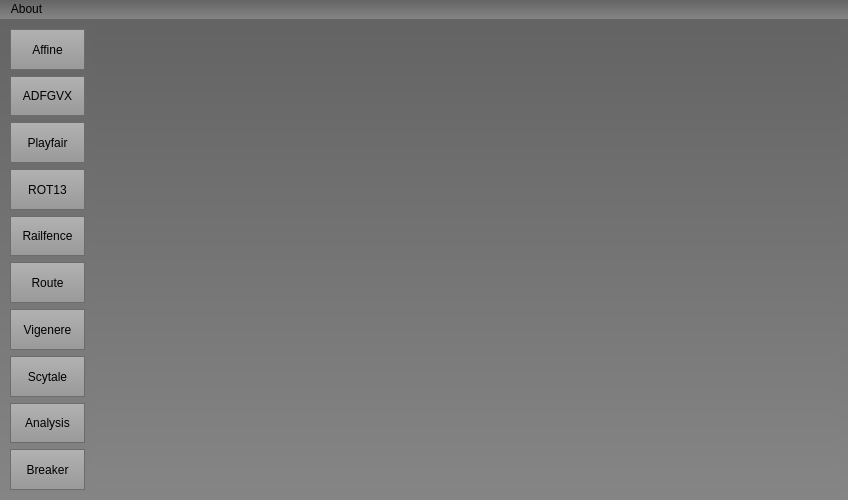
<?xml version="1.0" encoding="UTF-8"?>
<ui version="4.0">
 <class>MainWindow</class>
 <widget class="QMainWindow" name="MainWindow">
  <property name="geometry">
   <rect>
    <x>0</x>
    <y>0</y>
    <width>848</width>
    <height>500</height>
   </rect>
  </property>
  <property name="minimumSize">
   <size>
    <width>500</width>
    <height>500</height>
   </size>
  </property>
  <property name="windowTitle">
   <string>Classical Ciphers Cryptanalysis Tool</string>
  </property>
  <property name="styleSheet">
   <string notr="true">background-color: qlineargradient(spread:reflect, x1:0.573682, y1:0, x2:0.574364, y2:1, stop:0 rgba(100, 100, 100, 255), stop:1 rgba(133, 133, 133, 255));
</string>
  </property>
  <widget class="QWidget" name="centralwidget">
   <layout class="QHBoxLayout" name="horizontalLayout">
    <item>
     <layout class="QVBoxLayout" name="verticalLayout">
      <property name="sizeConstraint">
       <enum>QLayout::SetDefaultConstraint</enum>
      </property>
      <property name="leftMargin">
       <number>1</number>
      </property>
      <property name="topMargin">
       <number>1</number>
      </property>
      <property name="rightMargin">
       <number>2</number>
      </property>
      <property name="bottomMargin">
       <number>1</number>
      </property>
      <item>
       <widget class="QPushButton" name="affineBtn">
        <property name="enabled">
         <bool>true</bool>
        </property>
        <property name="sizePolicy">
         <sizepolicy hsizetype="Preferred" vsizetype="Preferred">
          <horstretch>0</horstretch>
          <verstretch>0</verstretch>
         </sizepolicy>
        </property>
        <property name="minimumSize">
         <size>
          <width>75</width>
          <height>0</height>
         </size>
        </property>
        <property name="baseSize">
         <size>
          <width>500</width>
          <height>100</height>
         </size>
        </property>
        <property name="focusPolicy">
         <enum>Qt::StrongFocus</enum>
        </property>
        <property name="styleSheet">
         <string notr="true">QPushButton {
  qproperty-alignment: 'AlignVCenter | AlignRight';
  border: 1px solid gray;
	background-color: qlineargradient(spread:reflect, x1:0.573682, y1:0, x2:0.574364, y2:1, stop:0 rgba(178, 178, 178, 255), stop:1 rgba(153, 153, 153, 255));
	
	border-color: rgb(108, 108, 108);
}
QPushButton:pressed{
background-color: rgb(130, 130, 130);
/*background-color: qlineargradient(spread:reflect, x1:0.573682, y1:0, x2:0.574364, y2:1, stop:0 rgba(188, 188, 188, 255), stop:1 rgba(130, 130, 130, 255));*/
}

</string>
        </property>
        <property name="text">
         <string>Affine</string>
        </property>
       </widget>
      </item>
      <item>
       <widget class="QPushButton" name="adfgvxBtn">
        <property name="enabled">
         <bool>true</bool>
        </property>
        <property name="sizePolicy">
         <sizepolicy hsizetype="Preferred" vsizetype="Preferred">
          <horstretch>0</horstretch>
          <verstretch>0</verstretch>
         </sizepolicy>
        </property>
        <property name="minimumSize">
         <size>
          <width>75</width>
          <height>0</height>
         </size>
        </property>
        <property name="baseSize">
         <size>
          <width>500</width>
          <height>100</height>
         </size>
        </property>
        <property name="focusPolicy">
         <enum>Qt::StrongFocus</enum>
        </property>
        <property name="styleSheet">
         <string notr="true">QPushButton {
  qproperty-alignment: 'AlignVCenter | AlignRight';
  border: 1px solid gray;
	background-color: qlineargradient(spread:reflect, x1:0.573682, y1:0, x2:0.574364, y2:1, stop:0 rgba(178, 178, 178, 255), stop:1 rgba(153, 153, 153, 255));
	
	border-color: rgb(108, 108, 108);
}
QPushButton:pressed{
background-color: rgb(130, 130, 130);
/*background-color: qlineargradient(spread:reflect, x1:0.573682, y1:0, x2:0.574364, y2:1, stop:0 rgba(188, 188, 188, 255), stop:1 rgba(130, 130, 130, 255));*/
}

</string>
        </property>
        <property name="text">
         <string>ADFGVX</string>
        </property>
       </widget>
      </item>
      <item>
       <widget class="QPushButton" name="playfairBtn">
        <property name="enabled">
         <bool>true</bool>
        </property>
        <property name="sizePolicy">
         <sizepolicy hsizetype="Preferred" vsizetype="Preferred">
          <horstretch>0</horstretch>
          <verstretch>0</verstretch>
         </sizepolicy>
        </property>
        <property name="minimumSize">
         <size>
          <width>75</width>
          <height>0</height>
         </size>
        </property>
        <property name="baseSize">
         <size>
          <width>500</width>
          <height>100</height>
         </size>
        </property>
        <property name="focusPolicy">
         <enum>Qt::StrongFocus</enum>
        </property>
        <property name="styleSheet">
         <string notr="true">QPushButton {
  qproperty-alignment: 'AlignVCenter | AlignRight';
  border: 1px solid gray;
	background-color: qlineargradient(spread:reflect, x1:0.573682, y1:0, x2:0.574364, y2:1, stop:0 rgba(178, 178, 178, 255), stop:1 rgba(153, 153, 153, 255));
	
	border-color: rgb(108, 108, 108);
}
QPushButton:pressed{
background-color: rgb(130, 130, 130);
/*background-color: qlineargradient(spread:reflect, x1:0.573682, y1:0, x2:0.574364, y2:1, stop:0 rgba(188, 188, 188, 255), stop:1 rgba(130, 130, 130, 255));*/
}

</string>
        </property>
        <property name="text">
         <string>Playfair</string>
        </property>
       </widget>
      </item>
      <item>
       <widget class="QPushButton" name="rot13Btn">
        <property name="enabled">
         <bool>true</bool>
        </property>
        <property name="sizePolicy">
         <sizepolicy hsizetype="Preferred" vsizetype="Preferred">
          <horstretch>0</horstretch>
          <verstretch>0</verstretch>
         </sizepolicy>
        </property>
        <property name="minimumSize">
         <size>
          <width>75</width>
          <height>0</height>
         </size>
        </property>
        <property name="baseSize">
         <size>
          <width>500</width>
          <height>100</height>
         </size>
        </property>
        <property name="focusPolicy">
         <enum>Qt::StrongFocus</enum>
        </property>
        <property name="styleSheet">
         <string notr="true">QPushButton {
  qproperty-alignment: 'AlignVCenter | AlignRight';
  border: 1px solid gray;
	background-color: qlineargradient(spread:reflect, x1:0.573682, y1:0, x2:0.574364, y2:1, stop:0 rgba(178, 178, 178, 255), stop:1 rgba(153, 153, 153, 255));
	
	border-color: rgb(108, 108, 108);
}
QPushButton:pressed{
background-color: rgb(130, 130, 130);
/*background-color: qlineargradient(spread:reflect, x1:0.573682, y1:0, x2:0.574364, y2:1, stop:0 rgba(188, 188, 188, 255), stop:1 rgba(130, 130, 130, 255));*/
}

</string>
        </property>
        <property name="text">
         <string>ROT13</string>
        </property>
       </widget>
      </item>
      <item>
       <widget class="QPushButton" name="railfenceBtn">
        <property name="enabled">
         <bool>true</bool>
        </property>
        <property name="sizePolicy">
         <sizepolicy hsizetype="Minimum" vsizetype="Preferred">
          <horstretch>0</horstretch>
          <verstretch>0</verstretch>
         </sizepolicy>
        </property>
        <property name="minimumSize">
         <size>
          <width>75</width>
          <height>0</height>
         </size>
        </property>
        <property name="baseSize">
         <size>
          <width>500</width>
          <height>100</height>
         </size>
        </property>
        <property name="focusPolicy">
         <enum>Qt::StrongFocus</enum>
        </property>
        <property name="styleSheet">
         <string notr="true">QPushButton {
  qproperty-alignment: 'AlignVCenter | AlignRight';
  border: 1px solid gray;
	background-color: qlineargradient(spread:reflect, x1:0.573682, y1:0, x2:0.574364, y2:1, stop:0 rgba(178, 178, 178, 255), stop:1 rgba(153, 153, 153, 255));
	
	border-color: rgb(108, 108, 108);
}
QPushButton:pressed{
background-color: rgb(130, 130, 130);
/*background-color: qlineargradient(spread:reflect, x1:0.573682, y1:0, x2:0.574364, y2:1, stop:0 rgba(188, 188, 188, 255), stop:1 rgba(130, 130, 130, 255));*/
}

</string>
        </property>
        <property name="text">
         <string>Railfence</string>
        </property>
       </widget>
      </item>
      <item>
       <widget class="QPushButton" name="routeBtn">
        <property name="enabled">
         <bool>true</bool>
        </property>
        <property name="sizePolicy">
         <sizepolicy hsizetype="Preferred" vsizetype="Preferred">
          <horstretch>0</horstretch>
          <verstretch>0</verstretch>
         </sizepolicy>
        </property>
        <property name="minimumSize">
         <size>
          <width>75</width>
          <height>0</height>
         </size>
        </property>
        <property name="baseSize">
         <size>
          <width>500</width>
          <height>100</height>
         </size>
        </property>
        <property name="focusPolicy">
         <enum>Qt::StrongFocus</enum>
        </property>
        <property name="styleSheet">
         <string notr="true">QPushButton {
  qproperty-alignment: 'AlignVCenter | AlignRight';
  border: 1px solid gray;
	background-color: qlineargradient(spread:reflect, x1:0.573682, y1:0, x2:0.574364, y2:1, stop:0 rgba(178, 178, 178, 255), stop:1 rgba(153, 153, 153, 255));
	
	border-color: rgb(108, 108, 108);
}
QPushButton:pressed{
background-color: rgb(130, 130, 130);
/*background-color: qlineargradient(spread:reflect, x1:0.573682, y1:0, x2:0.574364, y2:1, stop:0 rgba(188, 188, 188, 255), stop:1 rgba(130, 130, 130, 255));*/
}

</string>
        </property>
        <property name="text">
         <string>Route</string>
        </property>
       </widget>
      </item>
      <item>
       <widget class="QPushButton" name="vigenereBtn">
        <property name="enabled">
         <bool>true</bool>
        </property>
        <property name="sizePolicy">
         <sizepolicy hsizetype="Preferred" vsizetype="Preferred">
          <horstretch>0</horstretch>
          <verstretch>0</verstretch>
         </sizepolicy>
        </property>
        <property name="minimumSize">
         <size>
          <width>75</width>
          <height>0</height>
         </size>
        </property>
        <property name="baseSize">
         <size>
          <width>500</width>
          <height>100</height>
         </size>
        </property>
        <property name="focusPolicy">
         <enum>Qt::StrongFocus</enum>
        </property>
        <property name="styleSheet">
         <string notr="true">QPushButton {
  qproperty-alignment: 'AlignVCenter | AlignRight';
  border: 1px solid gray;
	background-color: qlineargradient(spread:reflect, x1:0.573682, y1:0, x2:0.574364, y2:1, stop:0 rgba(178, 178, 178, 255), stop:1 rgba(153, 153, 153, 255));
	
	border-color: rgb(108, 108, 108);
}
QPushButton:pressed{
background-color: rgb(130, 130, 130);
/*background-color: qlineargradient(spread:reflect, x1:0.573682, y1:0, x2:0.574364, y2:1, stop:0 rgba(188, 188, 188, 255), stop:1 rgba(130, 130, 130, 255));*/
}

</string>
        </property>
        <property name="text">
         <string>Vigenere</string>
        </property>
       </widget>
      </item>
      <item>
       <widget class="QPushButton" name="scytaleBtn">
        <property name="enabled">
         <bool>true</bool>
        </property>
        <property name="sizePolicy">
         <sizepolicy hsizetype="Preferred" vsizetype="Preferred">
          <horstretch>0</horstretch>
          <verstretch>0</verstretch>
         </sizepolicy>
        </property>
        <property name="minimumSize">
         <size>
          <width>75</width>
          <height>0</height>
         </size>
        </property>
        <property name="baseSize">
         <size>
          <width>500</width>
          <height>100</height>
         </size>
        </property>
        <property name="focusPolicy">
         <enum>Qt::StrongFocus</enum>
        </property>
        <property name="styleSheet">
         <string notr="true">QPushButton {
  qproperty-alignment: 'AlignVCenter | AlignRight';
  border: 1px solid gray;
	background-color: qlineargradient(spread:reflect, x1:0.573682, y1:0, x2:0.574364, y2:1, stop:0 rgba(178, 178, 178, 255), stop:1 rgba(153, 153, 153, 255));
	
	border-color: rgb(108, 108, 108);
}
QPushButton:pressed{
background-color: rgb(130, 130, 130);
/*background-color: qlineargradient(spread:reflect, x1:0.573682, y1:0, x2:0.574364, y2:1, stop:0 rgba(188, 188, 188, 255), stop:1 rgba(130, 130, 130, 255));*/
}

</string>
        </property>
        <property name="text">
         <string>Scytale</string>
        </property>
       </widget>
      </item>
      <item>
       <widget class="QPushButton" name="analysisBtn">
        <property name="enabled">
         <bool>true</bool>
        </property>
        <property name="sizePolicy">
         <sizepolicy hsizetype="Preferred" vsizetype="Preferred">
          <horstretch>0</horstretch>
          <verstretch>0</verstretch>
         </sizepolicy>
        </property>
        <property name="minimumSize">
         <size>
          <width>75</width>
          <height>0</height>
         </size>
        </property>
        <property name="baseSize">
         <size>
          <width>500</width>
          <height>100</height>
         </size>
        </property>
        <property name="focusPolicy">
         <enum>Qt::StrongFocus</enum>
        </property>
        <property name="styleSheet">
         <string notr="true">QPushButton {
  qproperty-alignment: 'AlignVCenter | AlignRight';
  border: 1px solid gray;
	background-color: qlineargradient(spread:reflect, x1:0.573682, y1:0, x2:0.574364, y2:1, stop:0 rgba(178, 178, 178, 255), stop:1 rgba(153, 153, 153, 255));
	
	border-color: rgb(108, 108, 108);
}
QPushButton:pressed{
background-color: rgb(130, 130, 130);
/*background-color: qlineargradient(spread:reflect, x1:0.573682, y1:0, x2:0.574364, y2:1, stop:0 rgba(188, 188, 188, 255), stop:1 rgba(130, 130, 130, 255));*/
}

</string>
        </property>
        <property name="text">
         <string>Analysis</string>
        </property>
       </widget>
      </item>
      <item>
       <widget class="QPushButton" name="breakerBtn">
        <property name="enabled">
         <bool>true</bool>
        </property>
        <property name="sizePolicy">
         <sizepolicy hsizetype="Preferred" vsizetype="Preferred">
          <horstretch>0</horstretch>
          <verstretch>0</verstretch>
         </sizepolicy>
        </property>
        <property name="minimumSize">
         <size>
          <width>75</width>
          <height>0</height>
         </size>
        </property>
        <property name="baseSize">
         <size>
          <width>500</width>
          <height>100</height>
         </size>
        </property>
        <property name="focusPolicy">
         <enum>Qt::StrongFocus</enum>
        </property>
        <property name="styleSheet">
         <string notr="true">QPushButton {
  qproperty-alignment: 'AlignVCenter | AlignRight';
  border: 1px solid gray;
	background-color: qlineargradient(spread:reflect, x1:0.573682, y1:0, x2:0.574364, y2:1, stop:0 rgba(178, 178, 178, 255), stop:1 rgba(153, 153, 153, 255));
	
	border-color: rgb(108, 108, 108);
}
QPushButton:pressed{
background-color: rgb(130, 130, 130);
/*background-color: qlineargradient(spread:reflect, x1:0.573682, y1:0, x2:0.574364, y2:1, stop:0 rgba(188, 188, 188, 255), stop:1 rgba(130, 130, 130, 255));*/
}

</string>
        </property>
        <property name="text">
         <string>Breaker</string>
        </property>
       </widget>
      </item>
     </layout>
    </item>
    <item>
     <widget class="QStackedWidget" name="stackedWidget">
      <widget class="QWidget" name="page"/>
      <widget class="QWidget" name="aboutPage">
       <property name="styleSheet">
        <string notr="true">background-color: transparent;</string>
       </property>
       <widget class="QWidget" name="">
        <property name="geometry">
         <rect>
          <x>150</x>
          <y>130</y>
          <width>511</width>
          <height>191</height>
         </rect>
        </property>
        <layout class="QVBoxLayout" name="verticalLayout_2">
         <item>
          <widget class="QLabel" name="aboutLabel">
           <property name="font">
            <font>
             <weight>75</weight>
             <bold>true</bold>
            </font>
           </property>
           <property name="styleSheet">
            <string notr="true">color: rgb(220, 220, 220);
border-color: rgb(61, 61, 61);
background-color: transparent;</string>
           </property>
           <property name="text">
            <string>This program is a product of a Bachelor's thesis at TBU in Zlin</string>
           </property>
           <property name="alignment">
            <set>Qt::AlignCenter</set>
           </property>
          </widget>
         </item>
         <item>
          <widget class="QLabel" name="aboutLabel_5">
           <property name="font">
            <font>
             <weight>75</weight>
             <bold>true</bold>
            </font>
           </property>
           <property name="styleSheet">
            <string notr="true">color: rgb(220, 220, 220);
border-color: rgb(61, 61, 61);
background-color: transparent;</string>
           </property>
           <property name="text">
            <string>Thesis name: Application for Cryptoanalysis of Classical Cryptography</string>
           </property>
           <property name="alignment">
            <set>Qt::AlignCenter</set>
           </property>
          </widget>
         </item>
         <item>
          <widget class="QLabel" name="aboutLabel_2">
           <property name="font">
            <font>
             <weight>75</weight>
             <bold>true</bold>
            </font>
           </property>
           <property name="styleSheet">
            <string notr="true">color: rgb(220, 220, 220);
border-color: rgb(61, 61, 61);
background-color: transparent;</string>
           </property>
           <property name="text">
            <string>Author: Matej Zencak</string>
           </property>
           <property name="alignment">
            <set>Qt::AlignCenter</set>
           </property>
          </widget>
         </item>
         <item>
          <widget class="QLabel" name="aboutLabel_3">
           <property name="font">
            <font>
             <weight>75</weight>
             <bold>true</bold>
            </font>
           </property>
           <property name="styleSheet">
            <string notr="true">color: rgb(220, 220, 220);
border-color: rgb(61, 61, 61);
background-color: transparent;</string>
           </property>
           <property name="text">
            <string>Contact: m_zencak@utb.cz</string>
           </property>
           <property name="alignment">
            <set>Qt::AlignCenter</set>
           </property>
          </widget>
         </item>
         <item>
          <widget class="QLabel" name="aboutLabel_4">
           <property name="font">
            <font>
             <weight>75</weight>
             <bold>true</bold>
            </font>
           </property>
           <property name="styleSheet">
            <string notr="true">color: rgb(220, 220, 220);
border-color: rgb(61, 61, 61);
background-color: transparent;</string>
           </property>
           <property name="text">
            <string>Supervisor of this thesis: Ing. Petr Zacek, Ph.D.</string>
           </property>
           <property name="alignment">
            <set>Qt::AlignCenter</set>
           </property>
          </widget>
         </item>
        </layout>
       </widget>
      </widget>
     </widget>
    </item>
   </layout>
  </widget>
  <widget class="QMenuBar" name="menubar">
   <property name="geometry">
    <rect>
     <x>0</x>
     <y>0</y>
     <width>848</width>
     <height>21</height>
    </rect>
   </property>
   <widget class="QMenu" name="menuFile">
    <property name="title">
     <string>About</string>
    </property>
    <addaction name="aboutBtn"/>
   </widget>
   <addaction name="menuFile"/>
  </widget>
  <action name="aboutBtn">
   <property name="text">
    <string>About this program</string>
   </property>
  </action>
 </widget>
 <resources/>
 <connections/>
</ui>
